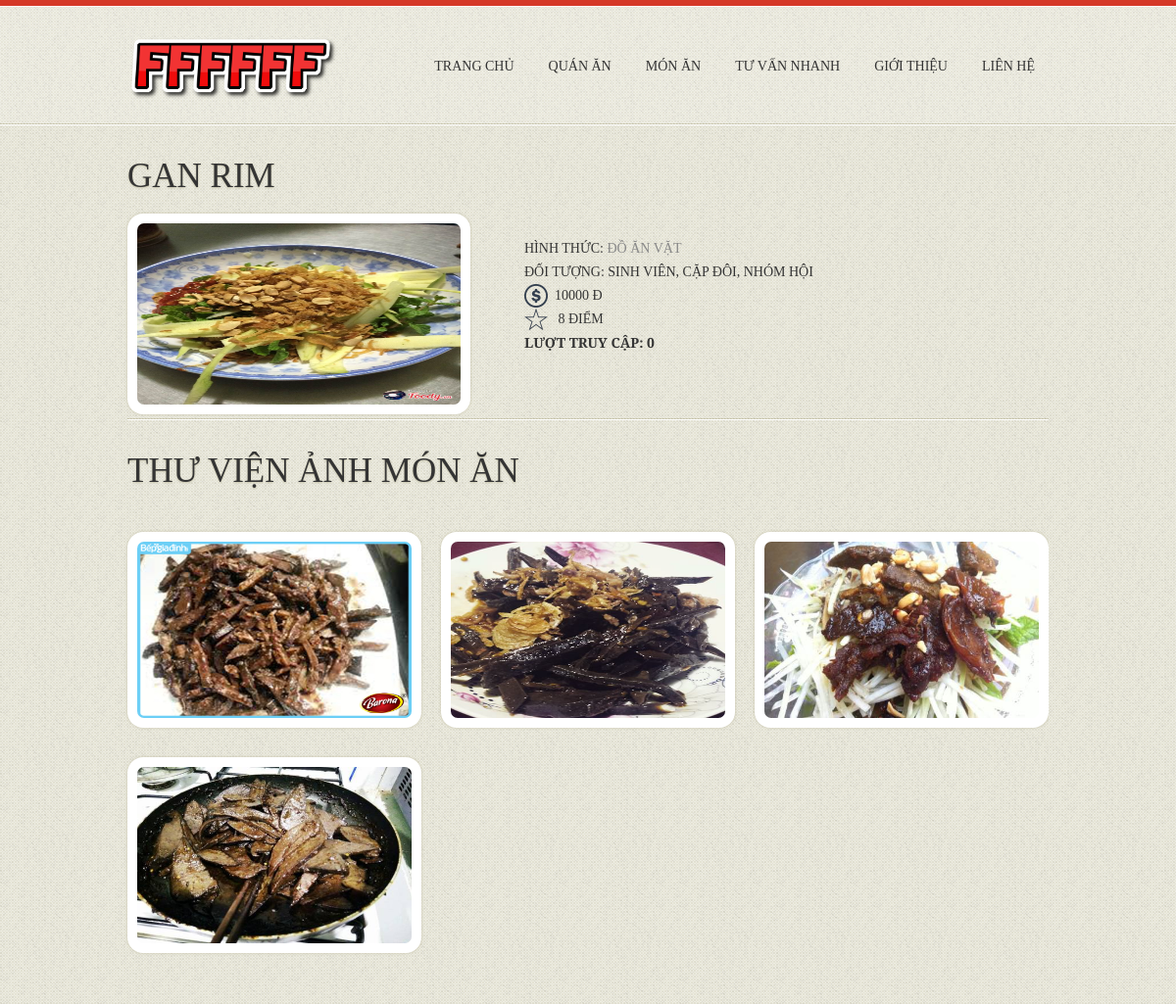
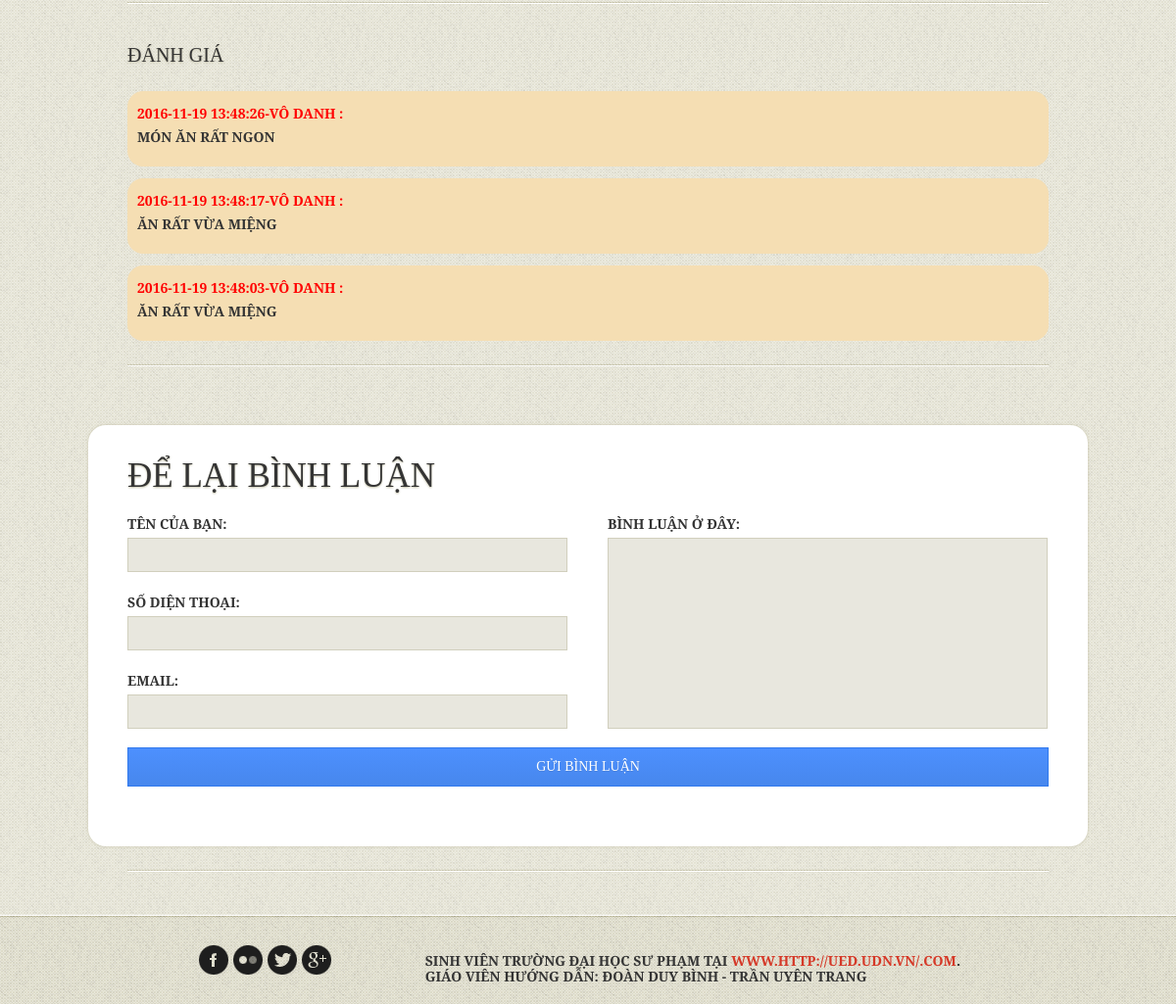
The page /FFFFFF/FFFFFF/NguoiDung/page/ChiTietMonAn.php?MaMonAn=5 on the database its author committed (2 pictures, top to bottom).
### tables this page shows
CREATE TABLE `monan` (
  `MaMonAn` int(50) NOT NULL,
  `TenMonAn` text,
  `MoTa` text,
  `MaLoaiTA` varchar(50) DEFAULT NULL,
  `HinhAnhDaiDien` varchar(100) NOT NULL,
  `GiaTien` bigint(20) NOT NULL,
  `MonMoi` tinyint(1) NOT NULL,
  `Diem` float NOT NULL
);

CREATE TABLE `hinhanhmonan` (
  `MaHinhAnh` int(50) NOT NULL,
  `Link` text NOT NULL
);

CREATE TABLE `blmonan` (
  `MaMonAn` int(50) NOT NULL,
  `ThoiGian` datetime NOT NULL DEFAULT CURRENT_TIMESTAMP,
  `Ten` text NOT NULL,
  `SDT` text NOT NULL,
  `Email` varchar(100) NOT NULL,
  `NoiDung` text NOT NULL,
  `Duyet` tinyint(1) NOT NULL
);

### FFFFFF/FFFFFF/NguoiDung/function/function_ChiTietMonAn.php (called while the page is built, shortened)
<?php
function thong_tin_mon_an($ma_mon_an,$conn)
{
    $truy_van_mon="SELECT monan.MaMonAn,monan.TenMonAn,monan.HinhAnhDaiDien,monan.GiaTien,monan.Diem from monan WHERE monan.MaMonAn='".$ma_mon_an."'"  ;
    $result_thong_tin_mon=mysqli_query($conn,$truy_van_mon);
    return $result_thong_tin_mon;
}
function thong_tin_hinh_anh($ma_mon_an,$conn)
{
    $truy_van_hinhanh="SELECT hinhanhmonan.Link from monan_hinhanh join hinhanhmonan on monan_hinhanh.MaHinhAnh=hinhanhmonan.MaHinhAnh WHERE MaMonAn='".$ma_mon_an."'";
    $result_thong_tin_hinh_anh=mysqli_query($conn,$truy_van_hinhanh);
    return $result_thong_tin_hinh_anh;
}
function thong_tin_binh_luan($ma_mon_an,$conn)
{
    $truy_van_binhluan="SELECT blmonan.ThoiGian,blmonan.Ten,blmonan.NoiDung from blmonan WHERE Duyet=1 and MaMonAn='".$ma_mon_an."' order by ThoiGian DESC limit 5  ";
    $result_thong_tin_binh_luan=mysqli_query($conn,$truy_van_binhluan);
    return $result_thong_tin_binh_luan;
}
function thong_tin_luot_truy_cap($ma_mon_an,$conn)
{
    $truy_van_luot_truy_cap="SELECT month(luachonmon.Ngay) as nam ,year(luachonmon.Ngay) as thang,luachonmon.ChonMon
                            ,COUNT(*) as luottruycap FROM luachonmon WHERE month(luachonmon.Ngay)=month(now()) and year(luachonmon.Ngay)=year(now())
                            AND luachonmon.ChonMon='".$ma_mon_an."'" ;
    $result_thong_tin_luot_truy_cap=mysqli_query($conn,$truy_van_luot_truy_cap);
    return $result_thong_tin_luot_truy_cap;
}
?>

### FFFFFF/FFFFFF/NguoiDung/page/ChiTietMonAn.php (the view, shortened to what this page needs)
<!DOCTYPE html>
<html lang="en">
<head>
    <?php
    include('../layout/link-script.php');
    include('../layout/KetNoi.php');
    include('../function/function_ChiTietMonAn.php');
    ?>
    <?php
    $ma_mon_an="";
    if ($_SERVER["REQUEST_METHOD"] == "GET") {
        if(isset($_GET["MaMonAn"]))
        {
            $ma_mon_an=$_GET["MaMonAn"];
            $dsMon=$_SESSION['dsMonTruyCap'];
            $index = array_search(  $ma_mon_an,  $dsMon);
            if(!is_numeric ($index))
              {
                array_push($_SESSION['dsMonTruyCap'],$ma_mon_an);
              }
            }
        else {
            header('Location:index.php');
        }
    }
            ?>
            <?php
    $result_thong_tin_mon =thong_tin_mon_an($ma_mon_an,$conn);
    $result_hinh_anh_mon_an=thong_tin_hinh_anh($ma_mon_an,$conn);;
    $result_binh_luan=thong_tin_binh_luan($ma_mon_an,$conn);
    $result_truy_cap=thong_tin_luot_truy_cap($ma_mon_an,$conn);
    $luot_truy_cap =mysqli_fetch_assoc($result_truy_cap);
    ?>
</head>
<body>
    <?php
    include('../layout/header.php');
    ?>
    <section id="content">
        <div class="border-horiz"></div>
        <div class="main">
            <?php  if(mysqli_num_rows($result_thong_tin_mon) == 0 )
            {
                echo 'Xin lỗi bạn, dữ Liệu món ăn đang được cập nhập <a href="index.php"> Quay Lại ở đây</a>';
            }
            else {
                $mon_an=mysqli_fetch_assoc($result_thong_tin_mon);
                ?>
                <div id="mon_an">
                    <h3><?php echo $mon_an["TenMonAn"]; ?></h3>
                    <figure class="img-indent box-img-gt"><img src=<?php echo $mon_an["HinhAnhDaiDien"]; ?> " alt="" style="width: 330px; height: 185px" / ></figure>
                    <div class="overflow " style="padding: 25px;">
                        <div class="category-items">
                            Hình Thức:
                            <a href="/da-nang/food/cafe" title="Café/Dessert" style="color: #888;"> Đồ Ăn Vặt</a>
                        </div>
                        <div class="category-cuisines">
                            <div class="audiences">Đối Tượng: Sinh viên,&nbsp;Cặp đôi,&nbsp;Nhóm hội</div>
                        </div>
                        <a href="#"><img alt="" src="../images/quanan/icon-6.png"></a>&nbsp;&nbsp;<?php echo $mon_an["GiaTien"].' đ'; ?><br>
                        <a href="#"><img alt="" src="../images/quanan/icon-7.png"></a>&nbsp;&nbsp; <?php echo $mon_an["Diem"].' điểm'; ?> <br>
                    </strong> <strong>Lượt truy cập: <?php echo $luot_truy_cap["luottruycap"]; ?>
                </div>
            </div>
            <div class="border-horiz extra"></div>
            <div id="hinh_anh_quan_an">
                <h3>Thư Viện Ảnh Món Ăn</h3>
                <ul class="list-dropcap-quanan">
                    <?php
                    if(mysqli_num_rows($result_hinh_anh_mon_an) == 0 )
                    {
                        echo 'Xin lỗi bạn, dữ Liệu hình ảnh quán đang dược cập nhập';
                    }
                    else
                    {
                        while($hinh_anh_mon_an=mysqli_fetch_assoc($result_hinh_anh_mon_an)) {
                            ?>
                            <li>
                                <figure class="box-img-gt"><img src=<?php echo $hinh_anh_mon_an["Link"]; ?> alt="" /></figure>
                            </li>
                            <?php
                        }
                    }
                    ?>
                </ul>
            </div>
            <div class="border-horiz extra1"></div>
            <div class="Danh_Gia">
                <div id="danh_gia">
                    <h3 style="font-size:20px">Đánh giá</h3>
                    <?php
                    if(mysqli_num_rows($result_binh_luan) == 0 )
                    {
                        echo 'không có bình luận về món này, bạn hãy là người đầu tiên để lại bình luận ';
                    }
                    else
                    {
                        while($binh_luan=mysqli_fetch_assoc($result_binh_luan)) {
                            ?>
                            <div class="1_binh_luan binh_luan_odd">
                                <span style="color: red"> <?php echo $binh_luan["ThoiGian"]."-".$binh_luan["Ten"] ; ?> :</span> <br>
                                <p><?php echo $binh_luan["NoiDung"]; ?></p>
                            </div>
                            <?php
                        }
                    }
                    ?>
                </div>
                <div class="border-horiz extra1"></div>
                <div id="de_lai_danh_gia">
                    <div class="box-contact" style="margin: 60px -40px 0;">
                        <h3>Để Lại Bình Luận</h3>
                        <form action="ChiTietMonAn.php?#danh_gia" id="contact-form" method="POST">
                            <fieldset>
                                <div class="coll-1">
                                    <div>
                                        <div class="form-txt"  >Tên của bạn:</div>
                                        <label class="name" >
                                            <input type="text" name="ten"  maxlength="100" required >
                                        </label>
                                    </div>
                                    <div>
                                        <div class="form-txt">Số Diện Thoại:</div>
                                        <label class="phone">
                                            <input type="tel"  name="dienthoai" pattern="^[0-9]{10,}$" title="vui lòng nhập đúng số điện thoại" required >
                                        </label>
                                    </div>
                                    <div>
                                        <div class="form-txt">Email:</div>
                                        <label class="email">
                                            <input type="email" name="email" required>
                                        </label>
                                    </div>
                                </div>
                                <div class="coll-2">
                                    <div>
                                        <div class="form-txt">Bình Luận Ở Đây:</div>
                                        <label class="message">
                                            <textarea name="binhluan" maxlength="150" required></textarea>
                                        </label>
                                    </div>
                                </div>
                                <input class="gui_comment" type="submit" value="Gửi bình luận">
                            </fieldset>
                        </form>
                    </div>
                </div>
            </div>
            <div class="border-horiz extra1"></div>
            <?php
        }
        ?>
    </section>
    <?php
    include('../layout/footer.php');
    ?>
</body>
</html>

### FFFFFF/FFFFFF/NguoiDung/css/style.css (style rules this page uses)
article, aside, audio, canvas, command, datalist, details, embed, figcaption, figure, footer, header, hgroup, keygen, meter, nav, output, progress, section, source, video { display: block; }
body { font-family: 'PT Serif Caption', serif; font-size:14px; line-height:24px; color:#343434; min-width:1020px; background:url(../images/bg-body.gif) #e6e4d7; text-transform:uppercase }
html, body { height:100%; }
p { padding-bottom:18px; }
a { color:#fff; text-decoration:none; }
h2,h3,h4,h5,h6 { font-family: 'PT Serif Caption', serif; font-weight:normal; color:#343434 }
h3 { font-size:35px; line-height:38px; padding:33px 0 18px; text-shadow:0 1px 2px #c5c2a9; }
.main { margin: 0 auto; position: relative; width: 940px; }
.overflow { overflow:hidden; }
#content { position:relative; }
.img-indent { float:left; margin:1px 30px 0 0 }
#content { padding:0 0 44px; background:url(../images/tail-cont.gif) }
.border-horiz { background:url(../images/border-horiz.gif) repeat-x 0 0;height:2px }
.border-horiz.extra { margin-top:40px }
.border-horiz.extra1 { margin-top:24px }
.box-img-gt { padding:10px; background:#fff; border-radius:16px; -moz-border-radius:16px; -webkit-border-radius:16px; box-shadow:0 0 3px #c5c2a9; -moz-box-shadow: 0 0 3px #c5c2a9; -webkit-box-shadow:0 0 3px #c5c2a9; display:inline-block }
.box-img-gt img { border-radius:7px; -moz-border-radius:7px; -webkit-border-radius:7px; width: 280px; height: 180px; }
.list-dropcap-quanan { overflow:hidden;margin-left:-25px;padding-top:25px }
.list-dropcap-quanan li { float:left;width: 295px;padding-bottom: 50px;height: 180px;margin-left:25px }
.box-contact { background:#fff; width:940px; margin:60px auto 0; padding:0 40px 51px; background:#fff; border-radius:18px; -moz-border-radius:18px; -webkit-border-radius:18px; box-shadow:0 0 3px #c5c2a9; -moz-box-shadow: 0 0 3px #c5c2a9; -webkit-box-shadow:0 0 3px #c5c2a9; }
.coll-1,.coll-2 { float:left;width:450px; }
.coll-2 { float:right }
#contact-form { position: relative; vertical-align: top; z-index: 1; margin: 0; padding: 0; }
#contact-form fieldset { border: none; padding: 0; width: 100%; overflow: hidden; }
#contact-form label { min-height: 54px; position: relative; margin: 0; overflow: hidden; display: block; float: left; width: 100%; }
#contact-form .message { min-height: 213px; display: block; width: 100%; }
#contact-form input, #contact-form textarea { font-family: 'PT Serif Caption', serif; padding: 4px 12px 5px; text-transform:uppercase; margin: 0; font-size:14px; display: block; line-height: 24px !important; color: #343434; background: #e8e7de; outline: none; width: 94%; border: 1px solid #d1cfbd; box-shadow: none; border-radius: 0px; float: left; }
#contact-form input { height: 24px; }
#contact-form textarea { height: 184px; resize: none; overflow: auto; }
.form-txt { padding-bottom:2px }
#contact-form .gui_comment { padding: 0px; height: 40px; width: 100%; cursor: pointer; width: 100%; display: block; margin-bottom: 10px; z-index: 1; position: relative; -moz-box-sizing: border-box; box-sizing: border-box; border: 1px solid #3079ed; color: #fff; text-shadow: 0 1px rgba(0,0,0,0.1); background-color: #4d90fe; background-image: -webkit-linear-gradient(top,#4d90fe,#4787ed); }

### FFFFFF/FFFFFF/NguoiDung/css/grid.css (style rules this page uses)
.binh_luan_odd { background: wheat; margin-bottom: 12px; border-radius: 16px; padding-top: 11px; padding-left: 10px; }

### rows shown on the page
monan: TenMonAn "GAN RIM", HinhAnhDaiDien (picture), GiaTien "10000", Diem "8"
hinhanhmonan: Link (picture)
hinhanhmonan: Link (picture)
hinhanhmonan: Link (picture)
hinhanhmonan: Link (picture)
blmonan: ThoiGian "2016-11-19 13:48:26", Ten "VÔ DANH", NoiDung "MÓN ĂN RẤT NGON"
blmonan: ThoiGian "2016-11-19 13:48:17", Ten "VÔ DANH", NoiDung "ĂN RẤT VỪA MIỆNG"
blmonan: ThoiGian "2016-11-19 13:48:03", Ten "VÔ DANH", NoiDung "ĂN RẤT VỪA MIỆNG"

### other values the page prints
$luot_truy_cap["luottruycap"] "0"
